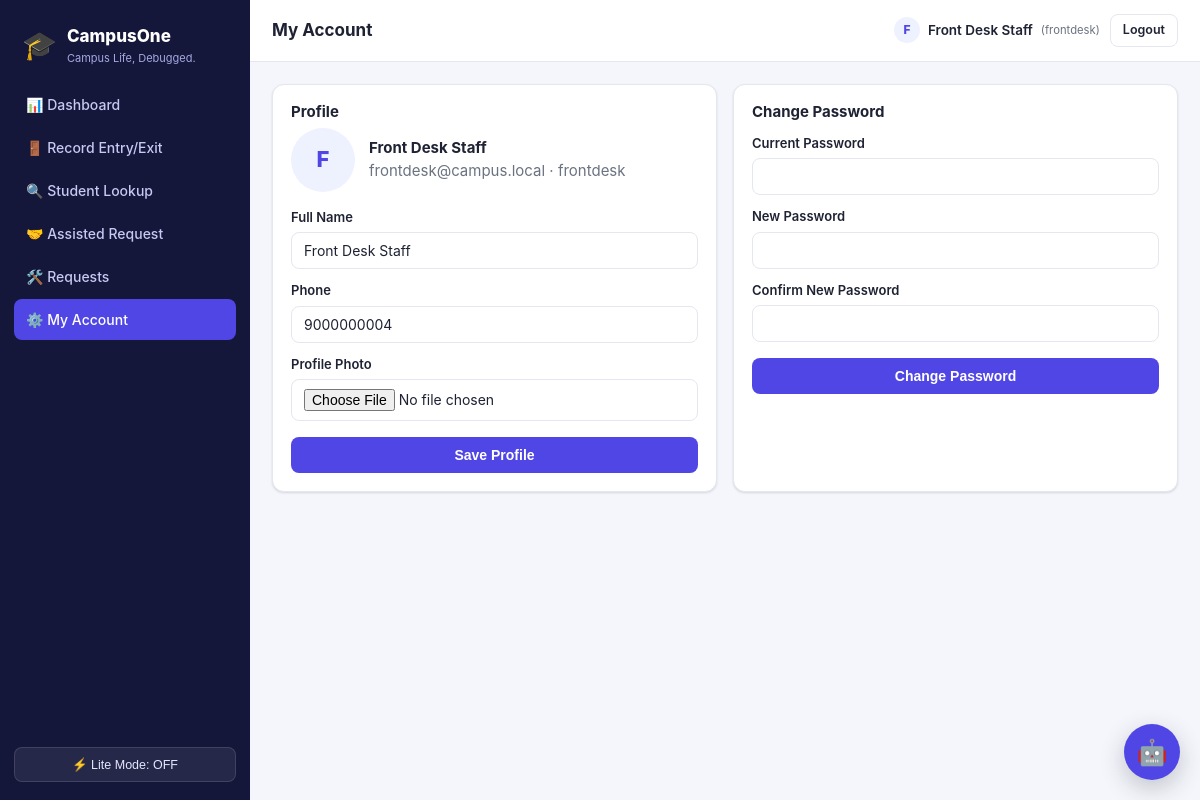
The app's page /account (signed in) with its own data.
### tables this page shows
CREATE TABLE users (
    id INTEGER PRIMARY KEY AUTOINCREMENT,
    email TEXT UNIQUE NOT NULL,
    password_hash TEXT NOT NULL,
    role TEXT NOT NULL CHECK(role IN ('student','faculty','admin','warden','mess','frontdesk')),
    name TEXT NOT NULL,
    phone TEXT,
    photo TEXT,
    is_active INTEGER DEFAULT 1,
    created_at TEXT DEFAULT (datetime('now'))
);

### blueprints/common.py (the view, shortened to what this page needs)
@bp.route("/account", methods=["GET", "POST"])
@login_required
def account():
    user = query_db("SELECT * FROM users WHERE id = ?", (session["user_id"],), one=True)
    return render_template("account.html", user=user)

### utils/auth_utils.py (called while the page is built)
def login_required(view):
    @functools.wraps(view)
    def wrapped(**kwargs):
        if session.get("user_id") is None:
            return redirect(url_for("auth.login", next=request.path))
        return view(**kwargs)
    return wrapped

def gen_csrf_token():
    if "csrf_token" not in session:
        session["csrf_token"] = secrets.token_hex(16)
    return session["csrf_token"]

### utils/db.py (called while the page is built)
def get_db():
    if "db" not in g:
        g.db = sqlite3.connect(current_app.config["DATABASE"], detect_types=sqlite3.PARSE_DECLTYPES)
        g.db.row_factory = sqlite3.Row
        g.db.execute("PRAGMA foreign_keys = ON")
    return g.db

def query_db(query, args=(), one=False):
    cur = get_db().execute(query, args)
    rv = cur.fetchall()
    cur.close()
    return (rv[0] if rv else None) if one else rv

### templates/account.html (shortened to what this page needs)
{% extends "base.html" %}
{% block page_title %}My Account{% endblock %}
{% block content %}
<div class="grid grid-2">
  <div class="card">
    <h3>Profile</h3>
    <div style="display:flex; align-items:center; gap:14px; margin-bottom:16px;">
      {% if user.photo %}
        <img src="{{ url_for('uploaded_file', filename=user.photo) }}" alt="Profile photo"
             style="width:64px;height:64px;border-radius:50%;object-fit:cover;border:1px solid var(--border);">
      {% else %}
        <div style="width:64px;height:64px;border-radius:50%;background:var(--primary-light);color:var(--primary);
                    display:flex;align-items:center;justify-content:center;font-weight:800;font-size:22px;">
          {{ user.name[0]|upper }}
        </div>
      {% endif %}
      <div>
        <strong>{{ user.name }}</strong><br>
        <span class="muted">{{ user.email }} · {{ user.role }}</span>
      </div>
    </div>
    <form method="post" enctype="multipart/form-data">
      <label>Full Name</label>
      <input type="text" name="name" value="{{ user.name }}" required>
      <label>Phone</label>
      <input type="text" name="phone" value="{{ user.phone or '' }}">
      <label>Profile Photo</label>
      <input type="file" name="photo" accept=".jpg,.jpeg,.png,.webp">
      <button type="submit" class="btn btn-primary btn-block" style="margin-top:16px;">Save Profile</button>
    </form>
  </div>
  <div class="card">
    <h3>Change Password</h3>
    <form method="post">
      <label>Current Password</label>
      <input type="password" name="current_password" required>
      <label>New Password</label>
      <input type="password" name="new_password" required minlength="4">
      <label>Confirm New Password</label>
      <input type="password" name="confirm_password" required minlength="4">
      <button type="submit" class="btn btn-primary btn-block" style="margin-top:16px;">Change Password</button>
    </form>
  </div>
</div>
{% endblock %}

### templates/base.html (shortened to what this page needs)
<!DOCTYPE html>
<html lang="en" data-lite="{{ 'true' if lite_mode else 'false' }}">
<head>
<link rel="stylesheet" href="{{ url_for('static', filename='css/style.css') }}">
</head>
<body class="{{ 'lite' if lite_mode else '' }}">
{% if session.user_id %}
<div class="app-shell">
  <aside class="sidebar" id="sidebar">
    <div class="brand">
      <span class="brand-emoji">🎓</span>
      <div>
        <div class="brand-name">{{ app_name }}</div>
        <div class="brand-tag">{{ tagline }}</div>
      </div>
    </div>
    <nav class="nav">
      {% set role = session.role %}
      {% if role == 'student' %}
        <a href="{{ url_for('student.dashboard') }}" class="{{ 'active' if request.endpoint=='student.dashboard' }}">📊 Dashboard</a>
        <a href="{{ url_for('student.attendance') }}" class="{{ 'active' if request.endpoint=='student.attendance' }}">🗓️ Attendance</a>
        <a href="{{ url_for('student.assignments') }}" class="{{ 'active' if request.endpoint=='student.assignments' }}">📚 Assignments</a>
        <a href="{{ url_for('student.exams') }}" class="{{ 'active' if request.endpoint=='student.exams' }}">📝 Exams &amp; Results</a>
        <a href="{{ url_for('student.requests_view') }}" class="{{ 'active' if request.endpoint in ['student.requests_view','student.request_detail'] }}">🛠️ Requests</a>
        <a href="{{ url_for('student.leave') }}" class="{{ 'active' if request.endpoint=='student.leave' }}">🧳 Leave</a>
        <a href="{{ url_for('student.hostel') }}" class="{{ 'active' if request.endpoint=='student.hostel' }}">🏠 Hostel</a>
        <a href="{{ url_for('student.mess') }}" class="{{ 'active' if request.endpoint=='student.mess' }}">🍽️ Mess</a>
        <a href="{{ url_for('student.notices') }}" class="{{ 'active' if request.endpoint=='student.notices' }}">📢 Notices</a>
        <a href="{{ url_for('student.entry_history') }}" class="{{ 'active' if request.endpoint=='student.entry_history' }}">🚪 Entry History</a>
        <a href="{{ url_for('student.notifications') }}" class="{{ 'active' if request.endpoint=='student.notifications' }}">🔔 Notifications</a>
        <a href="{{ url_for('student.assistant') }}" class="{{ 'active' if request.endpoint=='student.assistant' }}">🤖 Campus Assistant</a>
      {% elif role == 'frontdesk' %}
        <a href="{{ url_for('frontdesk.dashboard') }}" class="{{ 'active' if request.endpoint=='frontdesk.dashboard' }}">📊 Dashboard</a>
        <a href="{{ url_for('frontdesk.entry') }}" class="{{ 'active' if request.endpoint=='frontdesk.entry' }}">🚪 Record Entry/Exit</a>
        <a href="{{ url_for('frontdesk.search') }}" class="{{ 'active' if request.endpoint=='frontdesk.search' }}">🔍 Student Lookup</a>
        <a href="{{ url_for('frontdesk.assist_request') }}" class="{{ 'active' if request.endpoint=='frontdesk.assist_request' }}">🤝 Assisted Request</a>
        <a href="{{ url_for('student.requests_view') }}" class="{{ 'active' if request.endpoint in ['student.requests_view','student.request_detail'] }}">🛠️ Requests</a>
      {% endif %}
      <a href="{{ url_for('common.account') }}" class="{{ 'active' if request.endpoint=='common.account' }}">⚙️ My Account</a>
    </nav>
    <form method="post" action="{{ url_for('common.toggle_lite_mode') }}" class="lite-toggle-form">
      <button type="submit" class="lite-toggle">{{ '🐢 Lite Mode: ON' if lite_mode else '⚡ Lite Mode: OFF' }}</button>
    </form>
  </aside>
  <div class="main">
    <header class="topbar">
      <div class="topbar-title">{% block page_title %}{% endblock %}</div>
      <div class="topbar-right">
        <a href="{{ url_for('common.account') }}" class="user-chip" style="display:flex;align-items:center;gap:8px;color:inherit;">
          {% if current_user_photo %}
            <img src="{{ url_for('uploaded_file', filename=current_user_photo) }}" alt=""
                 style="width:26px;height:26px;border-radius:50%;object-fit:cover;">
          {% else %}
            <span style="width:26px;height:26px;border-radius:50%;background:var(--primary-light);color:var(--primary);
                        display:inline-flex;align-items:center;justify-content:center;font-weight:800;font-size:12px;">{{ session.name[0]|upper }}</span>
          {% endif %}
          {{ session.name }} <small>({{ session.role }})</small>
        </a>
        <a href="{{ url_for('auth.logout') }}" class="btn btn-ghost btn-sm">Logout</a>
      </div>
    </header>
    <main class="content">
      {% block content %}{% endblock %}
    </main>
  </div>
</div>
<div class="campus-chat" id="campus-chat">
  <button class="campus-chat-toggle" id="campus-chat-toggle" type="button"
          aria-label="Open campus assistant" aria-expanded="false" aria-controls="campus-chat-panel">🤖</button>
</div>
{% endif %}
</body>
</html>

### static/css/style.css (style rules this page uses)
:root { --bg: #f4f6fb; --surface: #ffffff; --surface-2: #f8f9fc; --border: #e4e7f0; --text: #1e2233; --text-muted: #6b7280; --primary: #4f46e5; --primary-dark: #4338ca; --primary-light: #eef2ff; --success: #16a34a; --success-bg: #ecfdf3; --warning: #d97706; --warning-bg: #fffbeb; --danger: #dc2626; --danger-bg: #fef2f2; --info: #0891b2; --info-bg: #ecfeff; --radius: 12px; --radius-sm: 8px; --shadow: 0 1px 2px rgba(16,24,40,.06), 0 1px 3px rgba(16,24,40,.08); --sidebar-w: 250px; }
* { box-sizing: border-box; }
html, body { height: 100%; }
body { margin: 0; font-family: -apple-system, BlinkMacSystemFont, "Segoe UI", Roboto, Helvetica, Arial, sans-serif; background: var(--bg); color: var(--text); font-size: 15px; line-height: 1.5; }
a { color: var(--primary); text-decoration: none; }
h1, h2, h3, h4 { margin: 0 0 .4em; font-weight: 700; line-height: 1.25; }
.muted { color: var(--text-muted); }
.app-shell { display: flex; min-height: 100vh; }
.sidebar { width: var(--sidebar-w); flex-shrink: 0; background: #14163a; color: #e5e7ff; display: flex; flex-direction: column; padding: 18px 14px; position: sticky; top: 0; height: 100vh; overflow-y: auto; }
.brand { display: flex; align-items: center; gap: 10px; padding: 6px 8px 18px; }
.brand-emoji { font-size: 28px; }
.brand-name { font-weight: 800; font-size: 17px; color: #fff; }
.brand-tag { font-size: 11px; color: #a5a9e0; }
.nav { display: flex; flex-direction: column; gap: 2px; flex: 1; }
.nav a { color: #c7c9f2; padding: 10px 12px; border-radius: var(--radius-sm); font-size: 14px; font-weight: 500; transition: background .12s ease; }
.nav a.active { background: var(--primary); color: #fff; }
.lite-toggle-form { margin-top: 10px; }
.lite-toggle { width: 100%; background: rgba(255,255,255,.08); color: #e5e7ff; border: 1px solid rgba(255,255,255,.12); padding: 9px; border-radius: var(--radius-sm); font-size: 12.5px; cursor: pointer; }
.main { flex: 1; min-width: 0; display: flex; flex-direction: column; }
.topbar { display: flex; align-items: center; gap: 12px; padding: 14px 22px; background: var(--surface); border-bottom: 1px solid var(--border); position: sticky; top: 0; z-index: 10; }
.topbar-title { font-weight: 700; font-size: 17px; flex: 1; }
.topbar-right { display: flex; align-items: center; gap: 10px; }
.user-chip { font-size: 13.5px; font-weight: 600; }
.user-chip small { color: var(--text-muted); font-weight: 400; }
.content { padding: 22px; max-width: 1280px; width: 100%; margin: 0 auto; }
.grid { display: grid; gap: 16px; }
.grid-2 { grid-template-columns: repeat(2, 1fr); }
.card { background: var(--surface); border: 1px solid var(--border); border-radius: var(--radius); padding: 18px; box-shadow: var(--shadow); }
.card h3 { font-size: 15px; }
.btn { display: inline-flex; align-items: center; justify-content: center; gap: 6px; padding: 9px 16px; border-radius: var(--radius-sm); font-size: 14px; font-weight: 600; border: 1px solid transparent; cursor: pointer; text-decoration: none; }
.btn-primary { background: var(--primary); color: #fff; }
.btn-ghost { background: transparent; border-color: var(--border); color: var(--text); }
.btn-sm { padding: 6px 12px; font-size: 12.5px; }
.btn-block { width: 100%; }
form label { display: block; font-size: 13px; font-weight: 600; margin: 12px 0 5px; }
input, select, textarea { width: 100%; padding: 9px 12px; border: 1px solid var(--border); border-radius: var(--radius-sm); font-size: 14px; font-family: inherit; background: var(--surface); color: var(--text); }
.campus-chat-toggle { position: fixed; right: 20px; bottom: 20px; z-index: 1050; width: 56px; height: 56px; border: 0; border-radius: 50%; background: var(--primary); color: #fff; box-shadow: 0 8px 24px rgba(30,34,51,.24); font-size: 25px; cursor: pointer; }

### records on screen
users: name "Front Desk Staff", role "frontdesk", name "F", email "frontdesk@campus.local", phone "9000000004"

### other values on screen
{{ app_name }} "CampusOne"
{{ tagline }} "Campus Life, Debugged."
{{ '🐢 Lite Mode: ON' if lite_mode else '⚡ Lite Mode: OFF' }} "⚡ Lite Mode: OFF"
{{ session.name[0]|upper }} "F"
